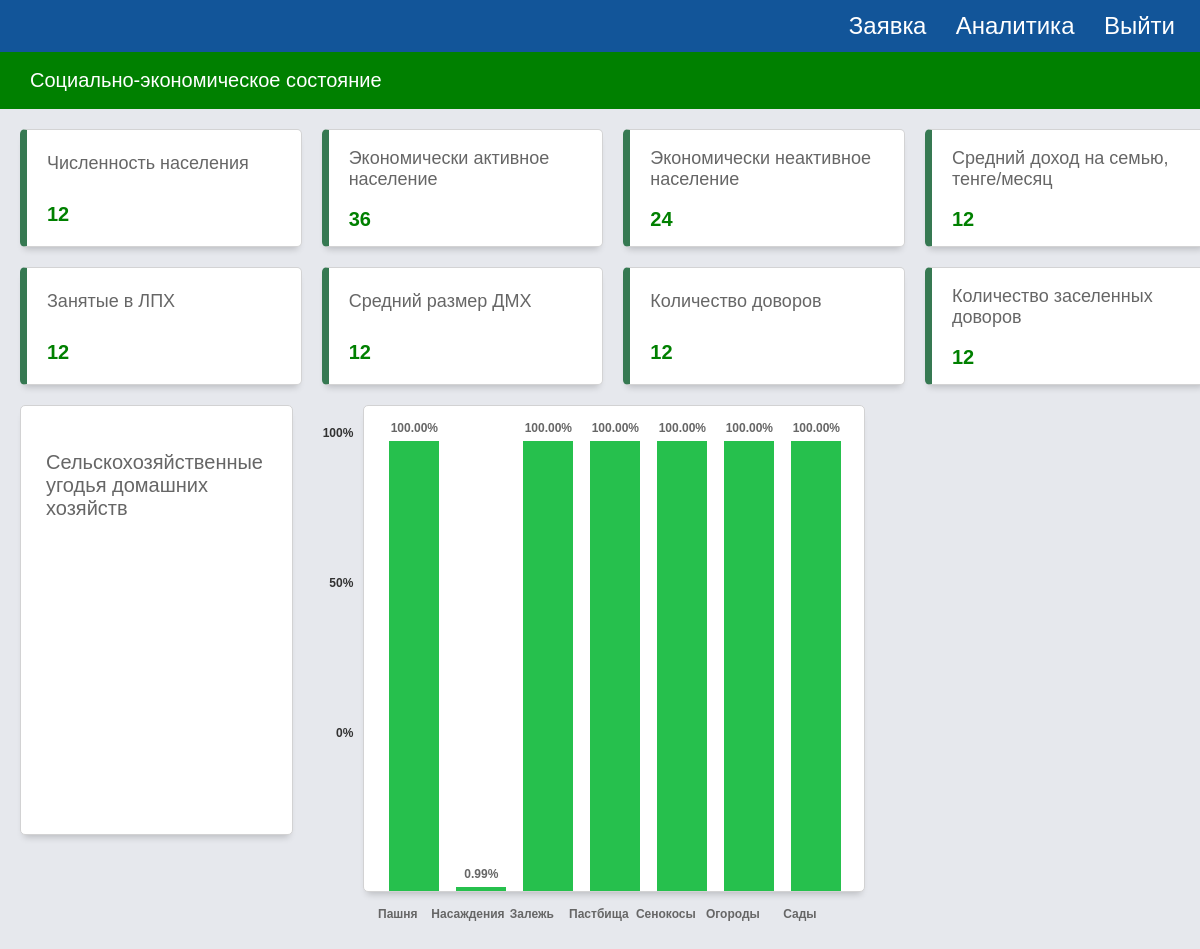
/dashboard_soc1 (signed in), run on the app's committed database.
### app/models.py (models this page shows)
class Form(db.Model):
   id = db.Column(db.Integer, primary_key = True)
   user_id = db.Column(db.Integer, db.ForeignKey('user.id'))
   user = relationship("User",backref="forms")
   kato_2 = db.Column(db.String(1024))
   kato_2_name = db.Column(db.String(1024))
   kato_4 = db.Column(db.String(1024))
   kato_4_name = db.Column(db.String(1024))
   kato_6 = db.Column(db.String(1024))
   kato_6_name = db.Column(db.String(1024))
   form_year = db.Column(db.String(1024))
   labour_population = db.Column(db.Integer)
   labour_constant_population = db.Column(db.Integer)
   labour_labour = db.Column(db.Integer)
   labour_government_workers = db.Column(db.Integer)
   labour_private_labour = db.Column(db.Integer)
   labour_private_ogorod = db.Column(db.Integer)
   labour_total_econ_inactive_population = db.Column(db.Integer)
   labour_unemployed = db.Column(db.Integer)
   labour_household_size = db.Column(db.Integer)
   labour_average_income_family = db.Column(db.Integer)
   house_total_dvor = db.Column(db.Integer)
   house_zaselen_dvor = db.Column(db.Integer)
   dh_count = db.Column(db.Integer)
   dx_number_ogorodov = db.Column(db.Integer)
   dx_cx_land = db.Column(db.Numeric(30, 2))
   dx_pashnya = db.Column(db.Numeric(30, 2))
   dx_mnogoletnie = db.Column(db.Numeric(30, 2))
   dx_zelej = db.Column(db.Numeric(30, 2))
   dx_pastbishe = db.Column(db.Numeric(30, 2))
   dx_senokosy = db.Column(db.Numeric(30, 2))
   dx_ogorody = db.Column(db.Numeric(30, 2))
   dx_sad = db.Column(db.Numeric(30, 2))
   dx_urojai = db.Column(db.Numeric(30, 2))
   dx_cucumber = db.Column(db.Numeric(30, 2))
   dx_tomato = db.Column(db.Numeric(30, 2))
   dx_potato = db.Column(db.Numeric(30, 2))
   dx_kapusta = db.Column(db.Numeric(30, 2))
   dx_carrot = db.Column(db.Numeric(30, 2))
   dx_svekla = db.Column(db.Numeric(30, 2))
   dx_sweet_peper = db.Column(db.Numeric(30, 2))
   dx_baklajan = db.Column(db.Numeric(30, 2))
   dx_kabachek = db.Column(db.Numeric(30, 2))
   dx_onion = db.Column(db.Numeric(30, 2))
   dx_chesnok = db.Column(db.Numeric(30, 2))
   dx_redis = db.Column(db.Numeric(30, 2))
   dx_korm = db.Column(db.Numeric(30, 2))
   dx_fruits = db.Column(db.Numeric(30, 2))
   kx_amount = db.Column(db.Integer)
   kz_cx_land = db.Column(db.Numeric(30, 2))
   kx_pansya = db.Column(db.Numeric(30, 2))
   kx_mnogoletnie = db.Column(db.Numeric(30, 2))
   kx_zelej = db.Column(db.Numeric(30, 2))
   kx_pastbishe = db.Column(db.Numeric(30, 2))
   kx_senokosy = db.Column(db.Numeric(30, 2))
   kx_urojai = db.Column(db.Numeric(30, 2))
   kx_zerno = db.Column(db.Numeric(30, 2))
   kx_rice = db.Column(db.Numeric(30, 2))
   kx_maslichnye = db.Column(db.Numeric(30, 2))
   kx_korm = db.Column(db.Numeric(30, 2))
   kx_mnogoletnie_derevo = db.Column(db.Numeric(30, 2))
   kz_cx_land_reserve = db.Column(db.Numeric(30, 2))
   kx_pansya_reserve = db.Column(db.Numeric(30, 2))
   kx_mnogoletnie_reserve = db.Column(db.Numeric(30, 2))
   kx_zelej_reserve = db.Column(db.Numeric(30, 2))
   kx_pastbishe_reserve = db.Column(db.Numeric(30, 2))
   kx_senokosy_reserve = db.Column(db.Numeric(30, 2))
   infrastructure_polivochnaya_sistema_ = db.Column(db.Integer)
   infrastructure_polivochnaya_sistema_isused = db.Column(db.Integer)
   infrastructure_polivy = db.Column(db.Numeric(30, 2))
   infrastructure_mtm = db.Column(db.Integer)
   infrastructure_mtm_isused = db.Column(db.Integer)
   infrastructure_slad = db.Column(db.Integer)
   infrastructure_slad_isused = db.Column(db.Integer)
   infrastructure_garage = db.Column(db.Integer)
   infrastructure_garage_isused = db.Column(db.Integer)
   infrastructure_cycsterny = db.Column(db.Integer)
   infrastructure_cycsterny_isused = db.Column(db.Integer)
   infrastructure_transformator = db.Column(db.Integer)
   infrastructure_transformator_isused = db.Column(db.Integer)
   specialization_rastenivodstvo = db.Column(db.String(1024))
   animal_dvor = db.Column(db.Integer)
   animal_skot_bird = db.Column(db.Integer)
   animal_cx_land = db.Column(db.Numeric(30, 2))
   animal_pashnya = db.Column(db.Numeric(30, 2))
   animal_mnogolet = db.Column(db.Numeric(30, 2))
   animal_zalej = db.Column(db.Numeric(30, 2))
   animal_pastbisha = db.Column(db.Numeric(30, 2))
   animal_senokos = db.Column(db.Numeric(30, 2))
   animal_ogorod = db.Column(db.Numeric(30, 2))
   animal_sad = db.Column(db.Numeric(30, 2))
   animal_krs_milk = db.Column(db.Integer)
   animal_krs_meat = db.Column(db.Integer)
   animal_sheep = db.Column(db.Integer)
   animal_kozel = db.Column(db.Integer)
   animal_horse = db.Column(db.Integer)
   animal_camel = db.Column(db.Integer)
   animal_pig = db.Column(db.Integer)
   animal_chicken = db.Column(db.Integer)
   animal_gusi = db.Column(db.Integer)
   animal_duck = db.Column(db.Integer)
   animal_induk = db.Column(db.Integer)
   animal_mik_total = db.Column(db.Numeric(30, 2))
   animal_milk_cow = db.Column(db.Numeric(30, 2))
   animal_milkrate_cow = db.Column(db.Numeric(30, 2))
   animal_mil_kozel = db.Column(db.Numeric(30, 2))
   animal_milrate_kozel = db.Column(db.Numeric(30, 2))
   animal_milk_horse = db.Column(db.Numeric(30, 2))
   animal_milkrate_horse = db.Column(db.Numeric(30, 2))
   animal_milk_camel = db.Column(db.Numeric(30, 2))
   animal_milkrate_camel = db.Column(db.Numeric(30, 2))
   animal_meat_total = db.Column(db.Numeric(30, 2))
   animal_meat_cow = db.Column(db.Numeric(30, 2))
   animal_meat_sheep = db.Column(db.Numeric(30, 2))
   animal_meat_horse = db.Column(db.Numeric(30, 2))
   animal_meat_pig = db.Column(db.Numeric(30, 2))
   animal_meat_camel = db.Column(db.Numeric(30, 2))
   animal_meat_chicken = db.Column(db.Numeric(30, 2))
   animal_meat_duck = db.Column(db.Numeric(30, 2))
   animal_meat_gusi = db.Column(db.Numeric(30, 2))
   animal_egg_total = db.Column(db.Integer)
   animal_egg_chicken = db.Column(db.Integer)
   animal_egg_gusi = db.Column(db.Integer)
   animal_egg_perepel = db.Column(db.Integer)
   animal_transformator = db.Column(db.Integer)
   animal_transformator_isused = db.Column(db.Integer)
   specialization_animal = db.Column(db.String(1024))
   noncx_sto = db.Column(db.Integer)
   noncx_sto_needs = db.Column(db.Integer)
   noncx_kindergarden = db.Column(db.Integer)
   noncx_kindergarden_needs = db.Column(db.Integer)
   noncx_souvenier = db.Column(db.Integer)
   noncx_souvenier_needs = db.Column(db.Integer)
   noncx_pc_service = db.Column(db.Integer)
   noncx_pc_service_needs = db.Column(db.Integer)
   noncx_store = db.Column(db.Integer)
   noncx_store_needs = db.Column(db.Integer)
   noncx_remont_bytovoi_tech = db.Column(db.Integer)
   noncx_remont_bytovoi_tech_needs = db.Column(db.Integer)
   noncx_metal = db.Column(db.Integer)
   noncx_metal_needs = db.Column(db.Integer)
   noncx_accounting = db.Column(db.Integer)
   noncx_accounting_needs = db.Column(db.Integer)
   noncx_photo = db.Column(db.Integer)
   noncx_photo_needs = db.Column(db.Integer)
   noncx_turism = db.Column(db.Integer)
   noncx_turism_needs = db.Column(db.Integer)
   noncx_rent = db.Column(db.Integer)
   noncx_rent_needs = db.Column(db.Integer)
   noncx_cargo = db.Column(db.Integer)
   noncx_cargo_needs = db.Column(db.Integer)
   noncx_massage = db.Column(db.Integer)
   noncx_massage_needs = db.Column(db.Integer)
   noncx_foodcourt = db.Column(db.Integer)
   noncx_foodcourt_needs = db.Column(db.Integer)
   noncx_cleaning = db.Column(db.Integer)
   noncx_cleaning_needs = db.Column(db.Integer)
   noncx_beuty = db.Column(db.Integer)
   noncx_beuty_needs = db.Column(db.Integer)
   noncx_carwash = db.Column(db.Integer)
   noncx_carwash_needs = db.Column(db.Integer)
   noncx_atelie = db.Column(db.Integer)
   noncx_atelie_needs = db.Column(db.Integer)
   noncx_others = db.Column(db.Integer)
   noncx_others_needs = db.Column(db.Integer)
   noncx_stroika = db.Column(db.Integer)
   noncx_stroika_needs = db.Column(db.Integer)
   noncx_mebel = db.Column(db.Integer)
   noncx_mebel_needs = db.Column(db.Integer)
   noncx_stroi_material = db.Column(db.Integer)
   noncx_stroi_material_needs = db.Column(db.Integer)
   noncx_svarka = db.Column(db.Integer)
   noncx_svarka_needs = db.Column(db.Integer)
   noncx_woodworking = db.Column(db.Integer)
   noncx_woodworking_needs = db.Column(db.Integer)
   noncx_others_uslugi = db.Column(db.Integer)
   noncx_others_needs_uslugi = db.Column(db.Integer)
   manufacture_milk = db.Column(db.Numeric(30, 2))
   manufacture_milk_needs = db.Column(db.Numeric(30, 2))
   manufacture_meat = db.Column(db.Numeric(30, 2))
   manufacture_meat_needs = db.Column(db.Numeric(30, 2))
   manufacture_vegetables = db.Column(db.Numeric(30, 2))  # Corrected typo
   manufacture_vegetables_needs = db.Column(db.Numeric(30, 2))  # Corrected typo
   manufacture_mayo = db.Column(db.Numeric(30, 2))
   manufacture_mayo_needs = db.Column(db.Numeric(30, 2))
   manufacture_fish = db.Column(db.Numeric(30, 2))
   manufacture_fish_needs = db.Column(db.Numeric(30, 2))
   manufacture_choco = db.Column(db.Numeric(30, 2))
   manufacture_choco_needs = db.Column(db.Numeric(30, 2))
   manufacture_beer = db.Column(db.Numeric(30, 2))
   manufacture_beer_needs = db.Column(db.Numeric(30, 2))
   manufacture_vodka = db.Column(db.Numeric(30, 2))
   manufacture_vodka_needs = db.Column(db.Numeric(30, 2))
   manufacture_honey = db.Column(db.Numeric(30, 2))
   manufacture_honey_needs = db.Column(db.Numeric(30, 2))
   manufacture_polufabricat = db.Column(db.Numeric(30, 2))
   manufacture_polufabricat_needs = db.Column(db.Numeric(30, 2))
   manufacture_bread = db.Column(db.Numeric(30, 2))
   manufacture_bread_needs = db.Column(db.Numeric(30, 2))
   manufacture_others = db.Column(db.Numeric(30, 2))
   manufacture_others_needs = db.Column(db.Numeric(30, 2))
   credit_amount = db.Column(db.Integer)
   credit_total = db.Column(db.Integer)
   credit_average_total = db.Column(db.Integer)
   credit_zalog = db.Column(db.Numeric(30, 2))
   modified_date = db.Column(db.DateTime(timezone=True), default=datetime.now(timezone(timedelta(hours=6))), onupdate=datetime.now(timezone(timedelta(hours=6))))
   creation_date = db.Column(db.DateTime(timezone=True), default=datetime.now(timezone(timedelta(hours=6))))

### app/routes.py (the view)
@app.route('/dashboard_soc1', methods=['GET'])
@login_required
def dashboard_soc1():
    formData=Form.query.filter_by(user_id=current_user.id).first()
    return render_template('dashboard_social_pocazat.html', round=round, formData=formData, user=current_user)

### app/templates/dashboard_social_pocazat.html (shortened to what this page needs)
{% extends "base.html" %} {% block title %}Форма отчетности МСХ{% endblock %}
{% block content %}
<link rel="stylesheet" href="{{ url_for('static', filename='dashboard_soc1.css') }}" />
<body>
<div class="grid-container">
      <div class="main-title">
        <p class="font-weight-bold">Социально-экономическое состояние</p>
      </div>
      <main class="main-container">
        <div class="main-cards">
          <div class="card">
            <div class="card-inner">
              <p class="text-primary">Численность населения</p>
            </div>
            <span class="text-primary font-weight-bold">{{ formData.labour_population }}</span>
          </div>
          <div class="card">
            <div class="card-inner">
              <p class="text-primary">Экономически активное население</p>
            </div>
            <span class="text-primary font-weight-bold">{{ formData.labour_government_workers + formData.labour_private_labour + formData.labour_private_ogorod }}</span>
          </div>
          <div class="card">
            <div class="card-inner">
              <p class="text-primary">Экономически неактивное население</p>
            </div>
            <span class="text-primary font-weight-bold">{{ formData.labour_unemployed + formData.labour_total_econ_inactive_population }}</span>
          </div>
          <div class="card">
            <div class="card-inner">
              <p class="text-primary">Средний доход на семью, тенге/месяц</p>
            </div>
            <span class="text-primary font-weight-bold">{{ formData.labour_average_income_family }}</span>
          </div>
          <div class="card">
            <div class="card-inner">
              <p class="text-primary">Занятые в ЛПХ</p>
            </div>
            <span class="text-primary font-weight-bold">{{ formData.labour_private_ogorod }}</span>
          </div>
          <div class="card">
            <div class="card-inner">
              <p class="text-primary">Средний размер ДМХ</p>
            </div>
            <span class="text-primary font-weight-bold">{{ formData.labour_household_size }}</span>
          </div>
          <div class="card">
            <div class="card-inner">
              <p class="text-primary">Количество доворов</p>
            </div>
            <span class="text-primary font-weight-bold">{{ formData.house_total_dvor }}</span>
          </div>
          <div class="card">
            <div class="card-inner">
              <p class="text-primary">Количество заселенных доворов</p>
            </div>
            <span class="text-primary font-weight-bold">{{ formData.house_zaselen_dvor }}</span>
          </div>
        </div>
        <div class="charts">
          <div class="charts-card">
            <p class="chart-title">Сельскохозяйственные угодья домашних хозяйств</p>
          </div>
          <div class="chart">
            <ul class="numbers">
              <li><span>100%</span></li>
              <li><span>50%</span></li>
              <li><span>0%</span></li>
            </ul>
            <ul class="bars">
              <li><div class="bar" data-percentage="{{ round(formData.dx_cx_land * 100 / formData.dx_pashnya,2) }}"></div><span>Пашня</span></li>
              <li><div class="bar" data-percentage="{{ round(formData.dx_cx_land * 100 / formData.dx_mnogoletnie, 2) }}"></div><span>Насаждения</span></li>
              <li><div class="bar" data-percentage="{{ round(formData.dx_cx_land * 100 / formData.dx_zelej, 2) }}"></div><span>Залежь</span></li>
              <li><div class="bar" data-percentage="{{ round(formData.dx_cx_land * 100 / formData.dx_pastbishe,2) }}"></div><span>Пастбища</span></li>
              <li><div class="bar" data-percentage="{{ round(formData.dx_cx_land * 100 / formData.dx_senokosy,2) }}"></div><span>Сенокосы</span></li>
             <li><div class="bar" data-percentage="{{ round(formData.dx_cx_land * 100 / formData.dx_ogorody,2) }}"></div><span>Огороды</span></li>
             <li><div class="bar" data-percentage="{{ round(formData.dx_cx_land * 100 / formData.dx_sad,2) }}"></div><span>Сады</span></li>
            </ul>
          </div>
          <div class='pie-chart' id="pie-chart"></div>
        </div>
      </main>
    </div>
</body>
{% endblock %}

### app/templates/base.html (shortened to what this page needs)
<!DOCTYPE html>
<html lang="ru">
<head>
  <link rel="stylesheet" href="{{ url_for('static', filename='base.css') }}">
</head>
<div class="content">
  <nav class="head">
    <div>
      {% if user.is_authenticated %}
      <a class="nav_link" id="portfolio" href="{{ url_for('edit_form') }}">Заявкa</a>
      <a class="nav_link" id="portfolio" href="{{ url_for('dashboard_soc1') }}">Аналитика</a>
      <a class="nav_link" id="logout" href="{{ url_for('logout') }}">Выйти</a>
      {% else %}
      <a class="nav_link" id="login" href="{{ url_for('login') }}">Войти</a>
      {% endif %}
    </div>
  </nav>
  <div class="container">{% block content %} {% endblock %}</div>
</div>
</html>

### data on the page
Form: labour_population "12", labour_government_workers+labour_private_labour+labour_private_ogorod "36", labour_unemployed+labour_total_econ_inactive_population "24", labour_average_income_family "12", labour_private_ogorod "12", labour_household_size "12", house_total_dvor "12", house_zaselen_dvor "12"
